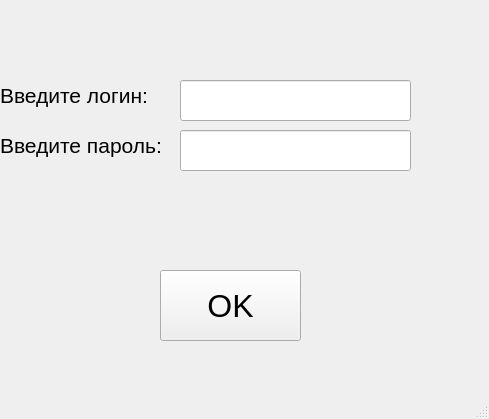
<?xml version="1.0" encoding="UTF-8"?>
<ui version="4.0">
 <class>authorization</class>
 <widget class="QMainWindow" name="authorization">
  <property name="geometry">
   <rect>
    <x>0</x>
    <y>0</y>
    <width>489</width>
    <height>419</height>
   </rect>
  </property>
  <property name="windowTitle">
   <string>Окно авторизации</string>
  </property>
  <widget class="QWidget" name="centralwidget">
   <widget class="QLabel" name="label">
    <property name="geometry">
     <rect>
      <x>0</x>
      <y>70</y>
      <width>231</width>
      <height>51</height>
     </rect>
    </property>
    <property name="font">
     <font>
      <pointsize>16</pointsize>
     </font>
    </property>
    <property name="text">
     <string>Введите логин:</string>
    </property>
   </widget>
   <widget class="QLabel" name="label_2">
    <property name="geometry">
     <rect>
      <x>0</x>
      <y>120</y>
      <width>231</width>
      <height>51</height>
     </rect>
    </property>
    <property name="font">
     <font>
      <pointsize>16</pointsize>
     </font>
    </property>
    <property name="text">
     <string>Введите пароль:</string>
    </property>
   </widget>
   <widget class="QPushButton" name="loginbtn">
    <property name="geometry">
     <rect>
      <x>160</x>
      <y>270</y>
      <width>141</width>
      <height>71</height>
     </rect>
    </property>
    <property name="font">
     <font>
      <pointsize>24</pointsize>
     </font>
    </property>
    <property name="text">
     <string>OK</string>
    </property>
   </widget>
   <widget class="QLineEdit" name="input_login">
    <property name="geometry">
     <rect>
      <x>180</x>
      <y>80</y>
      <width>231</width>
      <height>41</height>
     </rect>
    </property>
   </widget>
   <widget class="QLineEdit" name="input_password">
    <property name="geometry">
     <rect>
      <x>180</x>
      <y>130</y>
      <width>231</width>
      <height>41</height>
     </rect>
    </property>
   </widget>
  </widget>
  <widget class="QMenuBar" name="menubar">
   <property name="geometry">
    <rect>
     <x>0</x>
     <y>0</y>
     <width>489</width>
     <height>21</height>
    </rect>
   </property>
  </widget>
  <widget class="QStatusBar" name="statusbar"/>
 </widget>
 <resources/>
 <connections/>
</ui>
